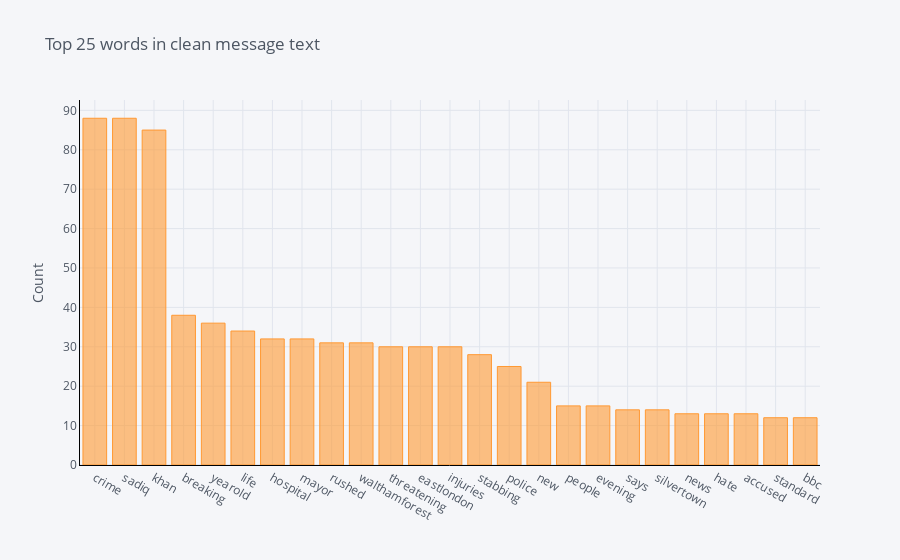
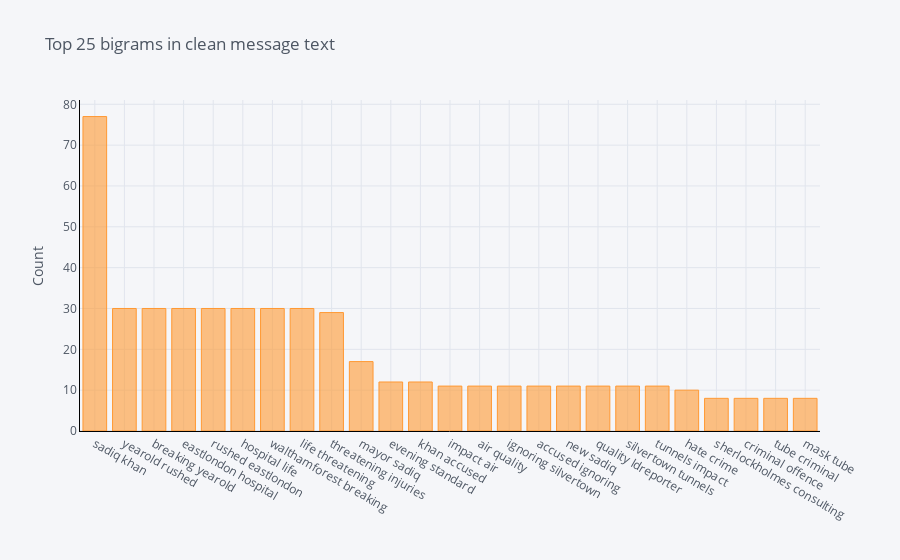
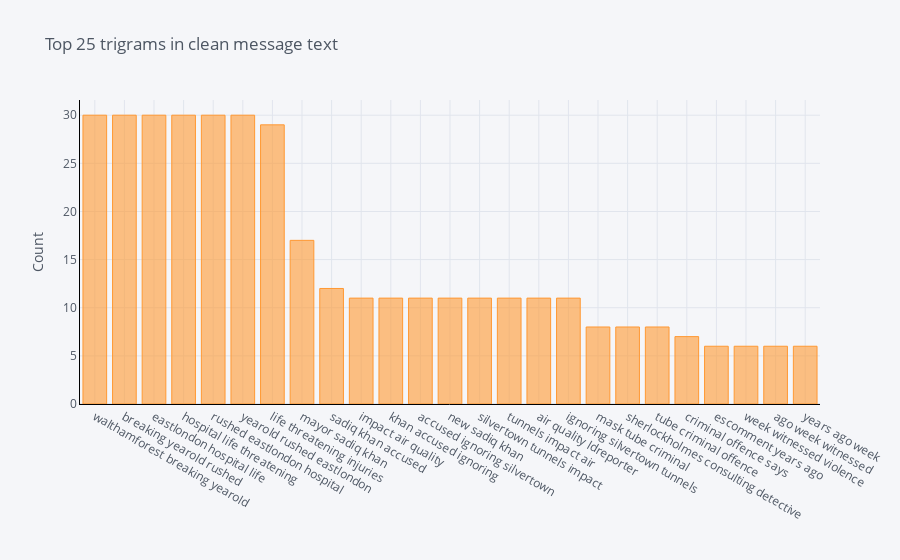

Notebook source saved alongside these figures, in order:
### Markdown cell above
#### Comments
Sadiq Khan and crime are important in both populations which doesn't suggest good separation, though stabbing/stabbed are far more prominent in the against population. The overlap isn't surprising given the FOR population was padded with more generic hashtags.

Now lets use word and ngram plots to investigate further

##### 1.4.2.1 Words and NGrams: 'FOR' camp padded with other tweets

### Code cell
tw_nlp.plot_ngrams(pruned_tweets[pruned_tweets.target==0], 'Clean_MessageText_refined')

### Figure 1 — Plotly figure (JSON) as saved in the notebook; plotly's stock layout.template omitted (floating-point values rounded to 4 significant figures)
{"data": [{"marker": {"color": "rgba(255, 153, 51, 0.6)", "line": {"color": "rgba(255, 153, 51, 1.0)", "width": 1}}, "name": "count", "orientation": "v", "text": "", "type": "bar", "x": ["crime", "sadiq", "khan", "breaking", "yearold", "life", "hospital", "mayor", "rushed", "walthamforest", "threatening", "eastlondon", "injuries", "stabbing", "police", "new", "people", "evening", "says", "silvertown", "news", "hate", "accused", "standard", "bbc"], "y": [88, 88, 85, 38, 36, 34, 32, 32, 31, 31, 30, 30, 30, 28, 25, 21, 15, 15, 14, 14, 13, 13, 13, 12, 12]}], "layout": {"legend": {"bgcolor": "#F5F6F9", "font": {"color": "#4D5663"}}, "paper_bgcolor": "#F5F6F9", "plot_bgcolor": "#F5F6F9", "title": {"font": {"color": "#4D5663"}, "text": "Top 25 words in clean message text"}, "xaxis": {"gridcolor": "#E1E5ED", "linecolor": "black", "showgrid": true, "tickfont": {"color": "#4D5663"}, "title": {"font": {"color": "#4D5663"}, "text": ""}, "zerolinecolor": "#E1E5ED"}, "yaxis": {"gridcolor": "#E1E5ED", "linecolor": "black", "showgrid": true, "tickfont": {"color": "#4D5663"}, "title": {"font": {"color": "#4D5663"}, "text": "Count"}, "zerolinecolor": "#E1E5ED"}}}

### Figure 2 — Plotly figure (JSON) as saved in the notebook; plotly's stock layout.template omitted (floating-point values rounded to 4 significant figures)
{"data": [{"marker": {"color": "rgba(255, 153, 51, 0.6)", "line": {"color": "rgba(255, 153, 51, 1.0)", "width": 1}}, "name": "count", "orientation": "v", "text": "", "type": "bar", "x": ["sadiq khan", "yearold rushed", "breaking yearold", "eastlondon hospital", "rushed eastlondon", "hospital life", "walthamforest breaking", "life threatening", "threatening injuries", "mayor sadiq", "evening standard", "khan accused", "impact air", "air quality", "ignoring silvertown", "accused ignoring", "new sadiq", "quality ldreporter", "silvertown tunnels", "tunnels impact", "hate crime", "sherlockholmes consulting", "criminal offence", "tube criminal", "mask tube"], "y": [77, 30, 30, 30, 30, 30, 30, 30, 29, 17, 12, 12, 11, 11, 11, 11, 11, 11, 11, 11, 10, 8, 8, 8, 8]}], "layout": {"legend": {"bgcolor": "#F5F6F9", "font": {"color": "#4D5663"}}, "paper_bgcolor": "#F5F6F9", "plot_bgcolor": "#F5F6F9", "title": {"font": {"color": "#4D5663"}, "text": "Top 25 bigrams in clean message text"}, "xaxis": {"gridcolor": "#E1E5ED", "linecolor": "black", "showgrid": true, "tickfont": {"color": "#4D5663"}, "title": {"font": {"color": "#4D5663"}, "text": ""}, "zerolinecolor": "#E1E5ED"}, "yaxis": {"gridcolor": "#E1E5ED", "linecolor": "black", "showgrid": true, "tickfont": {"color": "#4D5663"}, "title": {"font": {"color": "#4D5663"}, "text": "Count"}, "zerolinecolor": "#E1E5ED"}}}

### Figure 3 — Plotly figure (JSON) as saved in the notebook; plotly's stock layout.template omitted (floating-point values rounded to 4 significant figures)
{"data": [{"marker": {"color": "rgba(255, 153, 51, 0.6)", "line": {"color": "rgba(255, 153, 51, 1.0)", "width": 1}}, "name": "count", "orientation": "v", "text": "", "type": "bar", "x": ["walthamforest breaking yearold", "breaking yearold rushed", "eastlondon hospital life", "hospital life threatening", "rushed eastlondon hospital", "yearold rushed eastlondon", "life threatening injuries", "mayor sadiq khan", "sadiq khan accused", "impact air quality", "khan accused ignoring", "accused ignoring silvertown", "new sadiq khan", "silvertown tunnels impact", "tunnels impact air", "air quality ldreporter", "ignoring silvertown tunnels", "mask tube criminal", "sherlockholmes consulting detective", "tube criminal offence", "criminal offence says", "escomment years ago", "week witnessed violence", "ago week witnessed", "years ago week"], "y": [30, 30, 30, 30, 30, 30, 29, 17, 12, 11, 11, 11, 11, 11, 11, 11, 11, 8, 8, 8, 7, 6, 6, 6, 6]}], "layout": {"legend": {"bgcolor": "#F5F6F9", "font": {"color": "#4D5663"}}, "paper_bgcolor": "#F5F6F9", "plot_bgcolor": "#F5F6F9", "title": {"font": {"color": "#4D5663"}, "text": "Top 25 trigrams in clean message text"}, "xaxis": {"gridcolor": "#E1E5ED", "linecolor": "black", "showgrid": true, "tickfont": {"color": "#4D5663"}, "title": {"font": {"color": "#4D5663"}, "text": ""}, "zerolinecolor": "#E1E5ED"}, "yaxis": {"gridcolor": "#E1E5ED", "linecolor": "black", "showgrid": true, "tickfont": {"color": "#4D5663"}, "title": {"font": {"color": "#4D5663"}, "text": "Count"}, "zerolinecolor": "#E1E5ED"}}}
